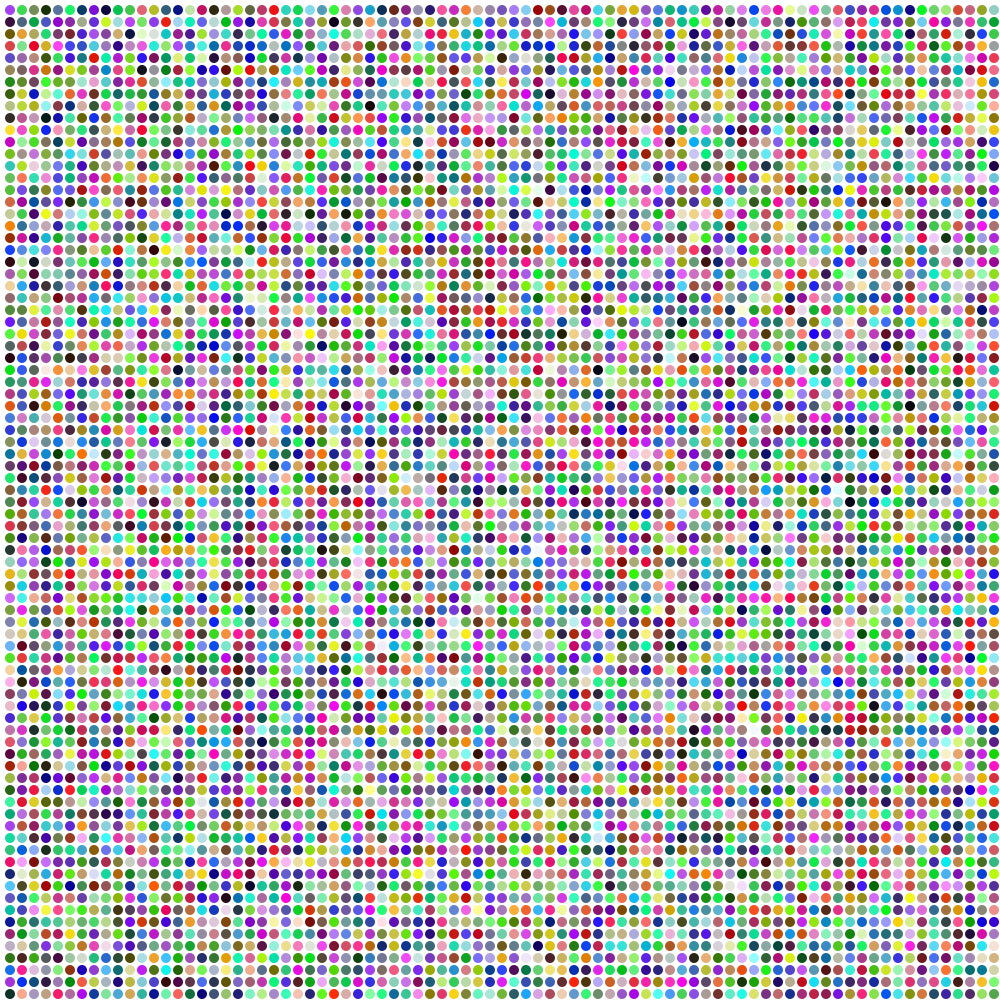
Frame 1 (no input)
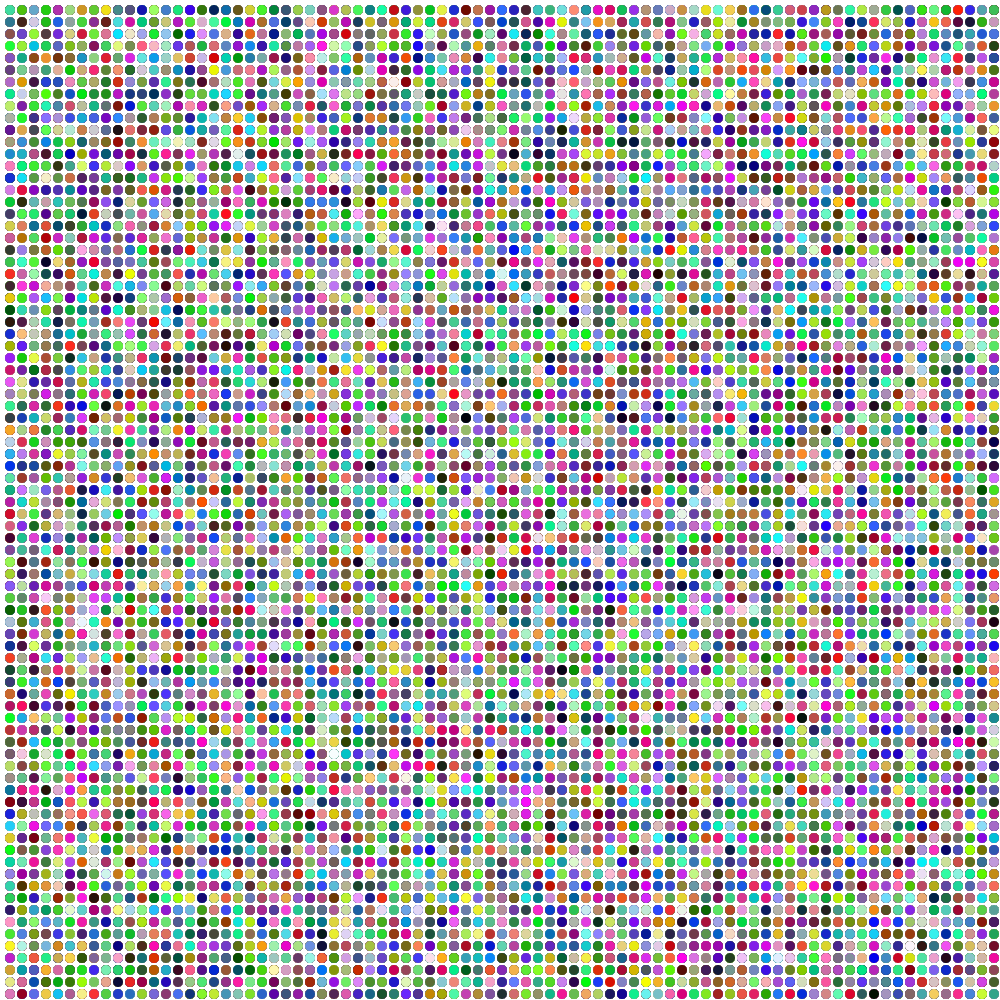
Frame 60 (the mouse pressed at the canvas centre just before this capture)
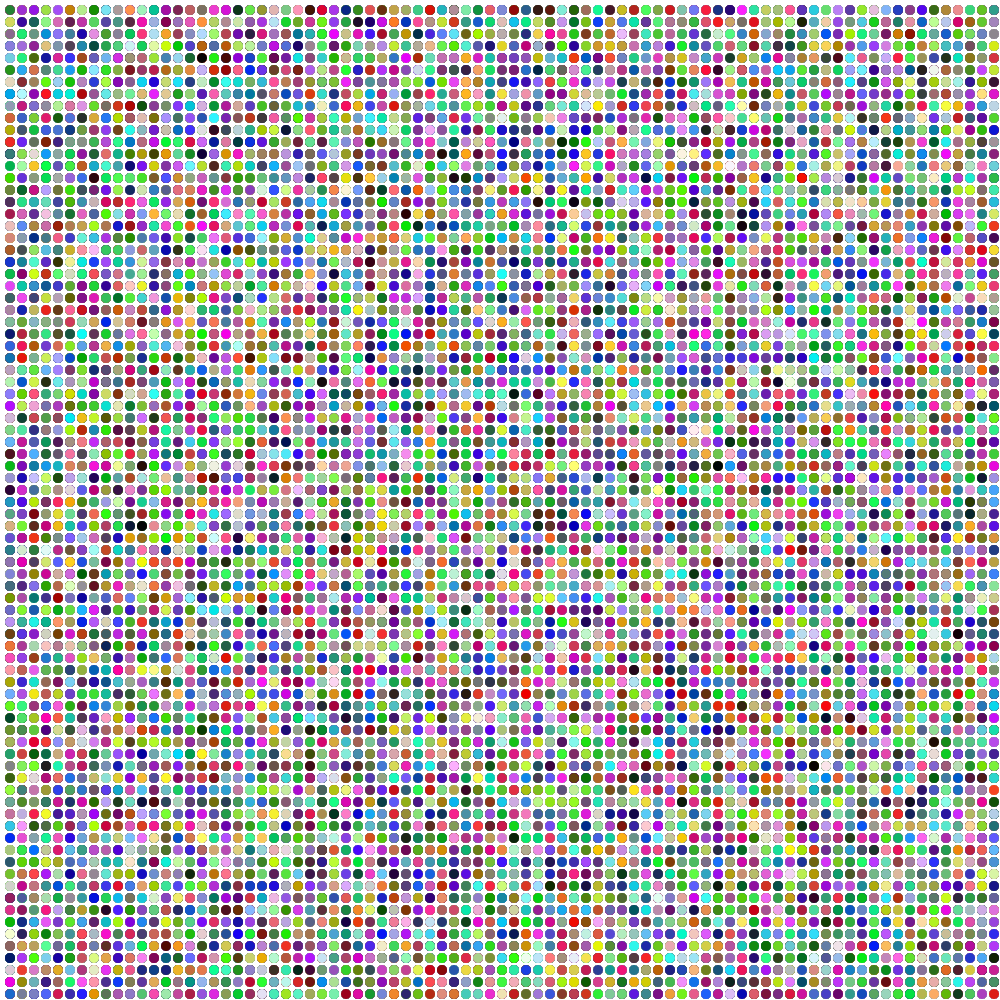
Frame 120 (the mouse held since frame 60 and released just before this capture)

The Processing sketch that drew these frames (run headless with seeded random() and noise(); from frame 60 on, the mouse is pressed at the canvas centre):

// Processing sketch: epeliptic_rainbow
// ── epeliptic_rainbow.pde
int r = 10;

void setup() {
  size (1000, 1000);
  background (255);
  ellipseMode(CENTER);
  frameRate(10);
}


void draw ()
{

  noStroke();
  for (int y = 10; y < height; y+=12) {

    for (int x = 10; x < width; x += 12) {
      fill(random(255), random(255), random(255));
      ellipse (x, y, r, r);
    }
  }
}
